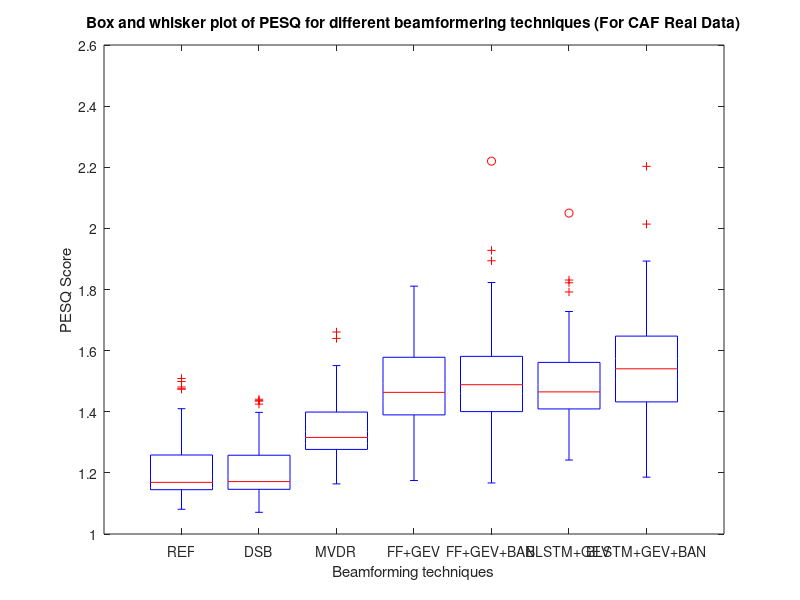

Source code (MATLAB):
clc; clear all; close all;
% https://uk.mathworks.com/help/stats/boxplot.html

load('DSB');
load('MVDR');
load('GEV');
wb_GEV_NOBAN = wb_GEV;
load('REF');
load('GEV+BAN')
wb_GEV_BAN = wb_GEV;
load('FW+BAN')
wb_FW_BAN = wb_GEV;
load('FW')
wb_FW = wb_GEV;


wb_DSB_average = mean(wb_DSB,2);
wb_MVDR_average = mean(wb_MVDR,2);
wb_REF_average = mean(wb_REF,2);
wb_GEV_average = mean(wb_GEV_NOBAN,2);
wb_GEVBAN_average = mean(wb_GEV_BAN,2);
wb_FWBAN_average = mean(wb_FW_BAN,2);
wb_FW_average = mean(wb_FW,2);


fprintf('==================================\n'); 
% display results to screen
fprintf('====================\n'); 
disp('WB-PESQ score for REF:');
fprintf( 'WB MOS LQO  = %5.3f\n', wb_REF_average );

% display results to screen
fprintf('====================\n'); 
disp('WB-PESQ score for DSB:');
fprintf( 'WB MOS LQO  = %5.3f\n', wb_DSB_average );

    % display results to screen
fprintf('====================\n'); 
disp('WB-PESQ score for MVDR:');
fprintf( 'WB MOS LQO  = %5.3f\n', wb_MVDR_average );

    % display results to screen
fprintf('====================\n'); 
disp('WB-PESQ score for GEV:');
fprintf( 'WB MOS LQO  = %5.3f\n', wb_GEV_average );
fprintf('==================================\n'); 

    % display results to screen
fprintf('====================\n'); 
disp('WB-PESQ score for GEV with BAN:');
fprintf( 'WB MOS LQO  = %5.3f\n', wb_GEVBAN_average );

    % display results to screen
fprintf('====================\n'); 
disp('WB-PESQ score for FW with BAN:');
fprintf( 'WB MOS LQO  = %5.3f\n', wb_FWBAN_average );
fprintf('==================================\n'); 

    % display results to screen
fprintf('====================\n'); 
disp('WB-PESQ score for FW:');
fprintf( 'WB MOS LQO  = %5.3f\n', wb_FW_average );
fprintf('==================================\n');

PESQ_matrix_caf = [wb_REF', wb_DSB', wb_MVDR', wb_FW', wb_FW_BAN', wb_GEV_NOBAN',wb_GEV_BAN'];

figure
boxplot(PESQ_matrix_caf,'Labels',{'REF', 'DSB', 'MVDR', 'FF+GEV', 'FF+GEV+BAN', 'BLSTM+GEV', 'BLSTM+GEV+BAN'})
xlabel('Beamforming techniques')
ylabel('PESQ Score')

title('Box and whisker plot of PESQ for different beamformering techniques (For CAF Real Data)')
